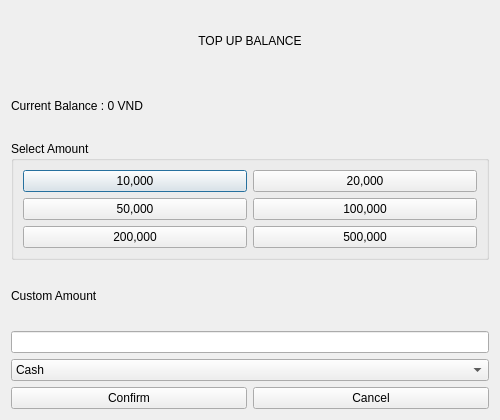
<?xml version="1.0" encoding="UTF-8"?>
<ui version="4.0">
 <class>TopUpWindow</class>
 <widget class="QDialog" name="TopUpWindow">
  <property name="geometry">
   <rect>
    <x>0</x>
    <y>0</y>
    <width>500</width>
    <height>420</height>
   </rect>
  </property>
  <property name="windowTitle">
   <string>Top Up Balance</string>
  </property>

  <layout class="QVBoxLayout" name="verticalLayout">

   <item>
    <widget class="QLabel" name="labelTitle">
     <property name="text">
      <string>TOP UP BALANCE</string>
     </property>
     <property name="alignment">
      <set>Qt::AlignCenter</set>
     </property>
    </widget>
   </item>

   <item>
    <widget class="QLabel" name="labelBalance">
     <property name="text">
      <string>Current Balance : 0 VND</string>
     </property>
    </widget>
   </item>

   <item>
    <widget class="QGroupBox" name="groupBoxAmount">
     <property name="title">
      <string>Select Amount</string>
     </property>

     <layout class="QGridLayout">

      <item row="0" column="0">
       <widget class="QPushButton" name="btn10k">
        <property name="text">
         <string>10,000</string>
        </property>
       </widget>
      </item>

      <item row="0" column="1">
       <widget class="QPushButton" name="btn20k">
        <property name="text">
         <string>20,000</string>
        </property>
       </widget>
      </item>

      <item row="1" column="0">
       <widget class="QPushButton" name="btn50k">
        <property name="text">
         <string>50,000</string>
        </property>
       </widget>
      </item>

      <item row="1" column="1">
       <widget class="QPushButton" name="btn100k">
        <property name="text">
         <string>100,000</string>
        </property>
       </widget>
      </item>

      <item row="2" column="0">
       <widget class="QPushButton" name="btn200k">
        <property name="text">
         <string>200,000</string>
        </property>
       </widget>
      </item>

      <item row="2" column="1">
       <widget class="QPushButton" name="btn500k">
        <property name="text">
         <string>500,000</string>
        </property>
       </widget>
      </item>

     </layout>
    </widget>
   </item>

   <item>
    <widget class="QLabel" name="labelCustom">
     <property name="text">
      <string>Custom Amount</string>
     </property>
    </widget>
   </item>

   <item>
    <widget class="QLineEdit" name="txtCustomAmount"/>
   </item>

   <item>
    <widget class="QComboBox" name="comboPayment">
     <item>
      <property name="text">
       <string>Cash</string>
      </property>
     </item>
     <item>
      <property name="text">
       <string>Bank Transfer</string>
      </property>
     </item>
    </widget>
   </item>

   <item>
    <layout class="QHBoxLayout">

     <item>
      <widget class="QPushButton" name="btnConfirm">
       <property name="text">
        <string>Confirm</string>
       </property>
      </widget>
     </item>

     <item>
      <widget class="QPushButton" name="btnCancel">
       <property name="text">
        <string>Cancel</string>
       </property>
      </widget>
     </item>

    </layout>
   </item>

  </layout>

 </widget>
 <resources/>
 <connections/>
</ui>
